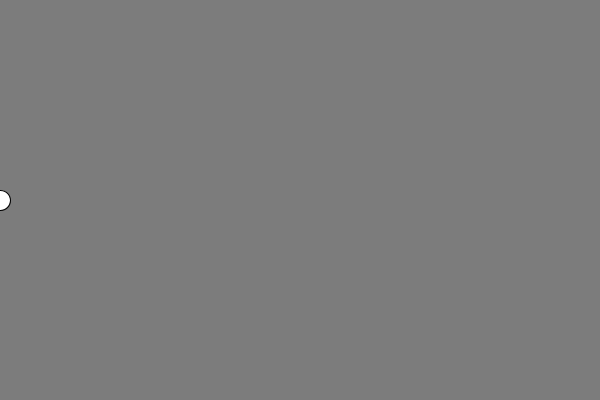
Frame 1 (no input)
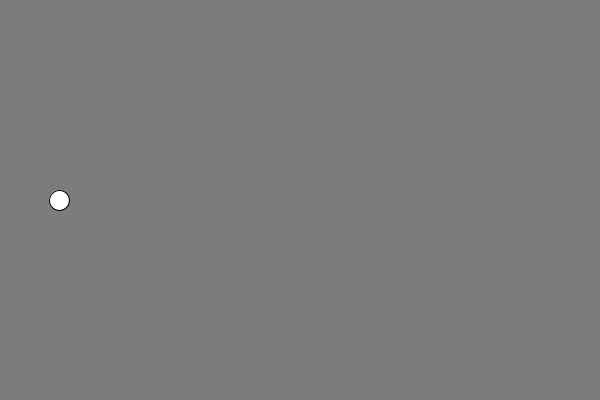
Frame 60 (the mouse pressed at the canvas centre just before this capture)
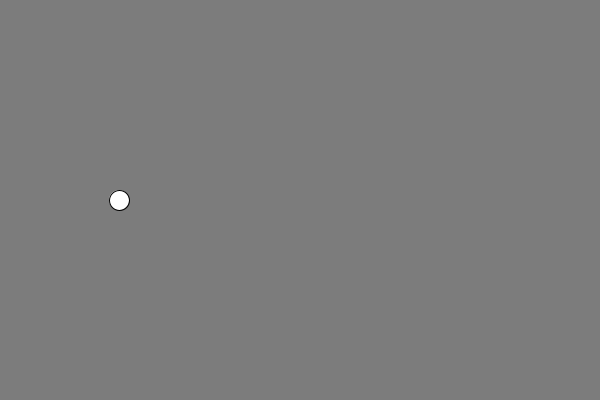
Frame 120 (the mouse held since frame 60 and released just before this capture)

The Processing sketch that drew these frames (run headless with seeded random() and noise(); from frame 60 on, the mouse is pressed at the canvas centre):

// Processing sketch: processing_148601
// ── processing_148601.pde

int xPos=0;

void setup()
{
  size(600, 400);
  smooth();
}

void draw()
{
  background(124);
  ellipse(xPos, height/2, 20, 20);
  xPos+=1;
  if(xPos>width+10)
  {
    xPos=0;
  }
}
